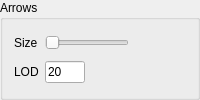
            <widget class="QGroupBox" name="groupBox">
             <property name="title">
              <string>Arrows</string>
             </property>
             <layout class="QGridLayout" name="gridLayout_66">
              <item row="1" column="0">
               <widget class="QLabel" name="label_35">
                <property name="maximumSize">
                 <size>
                  <width>100</width>
                  <height>16777215</height>
                 </size>
                </property>
                <property name="text">
                 <string>Size</string>
                </property>
               </widget>
              </item>
              <item row="2" column="0">
               <widget class="QLabel" name="label_39">
                <property name="text">
                 <string>LOD</string>
                </property>
               </widget>
              </item>
              <item row="1" column="1">
               <widget class="QSlider" name="horizontalSlider_arrowsize">
                <property name="maximumSize">
                 <size>
                  <width>200</width>
                  <height>16777215</height>
                 </size>
                </property>
                <property name="orientation">
                 <enum>Qt::Horizontal</enum>
                </property>
               </widget>
              </item>
              <item row="2" column="1">
               <widget class="QLineEdit" name="lineEdit_arrows_lod">
                <property name="maximumSize">
                 <size>
                  <width>40</width>
                  <height>16777215</height>
                 </size>
                </property>
                <property name="text">
                 <string>20</string>
                </property>
               </widget>
              </item>
              <item row="1" column="2">
               <spacer name="horizontalSpacer_38">
                <property name="orientation">
                 <enum>Qt::Horizontal</enum>
                </property>
                <property name="sizeHint" stdset="0">
                 <size>
                  <width>40</width>
                  <height>20</height>
                 </size>
                </property>
               </spacer>
              </item>
             </layout>
            </widget>
